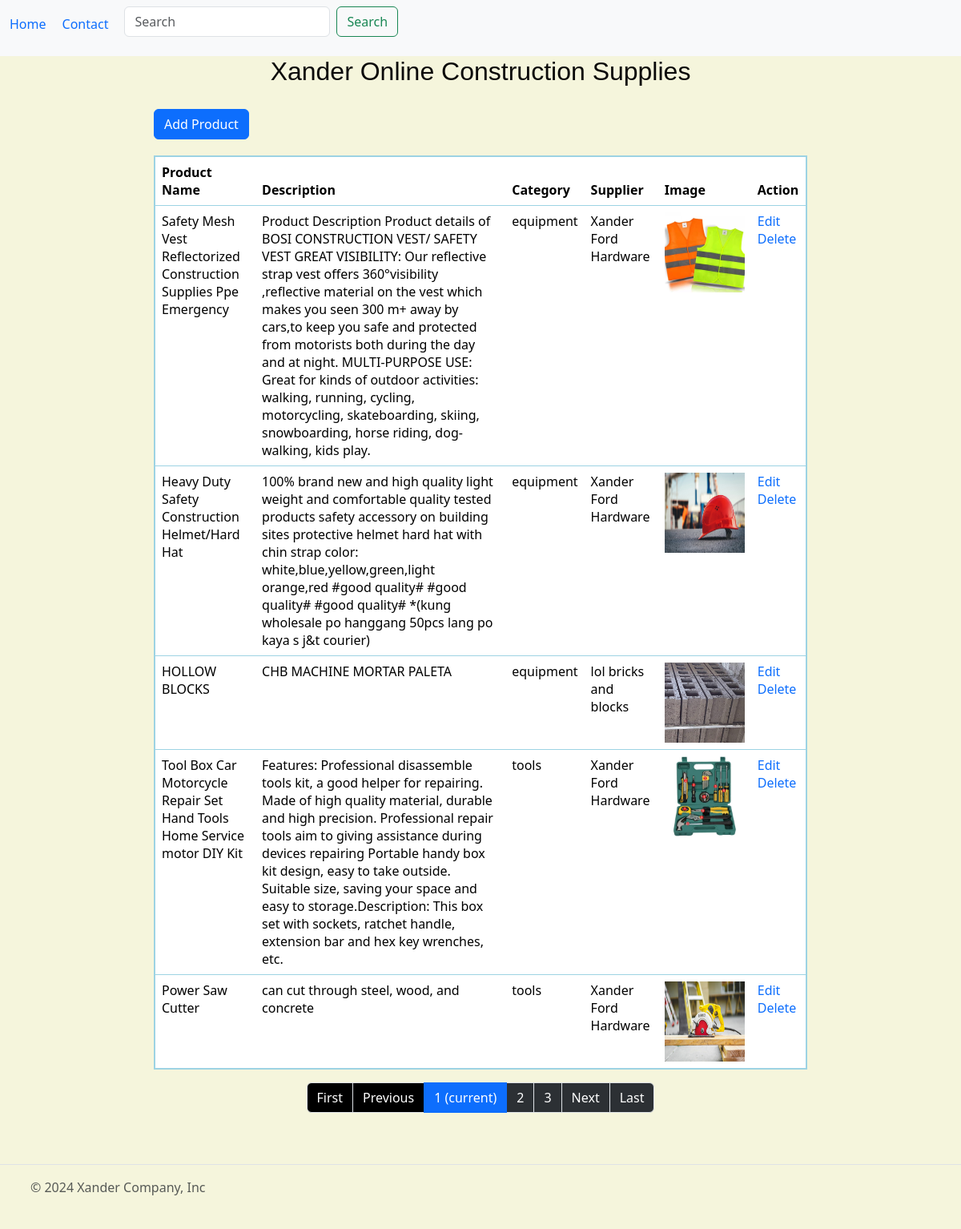
Before: / with the older database file.
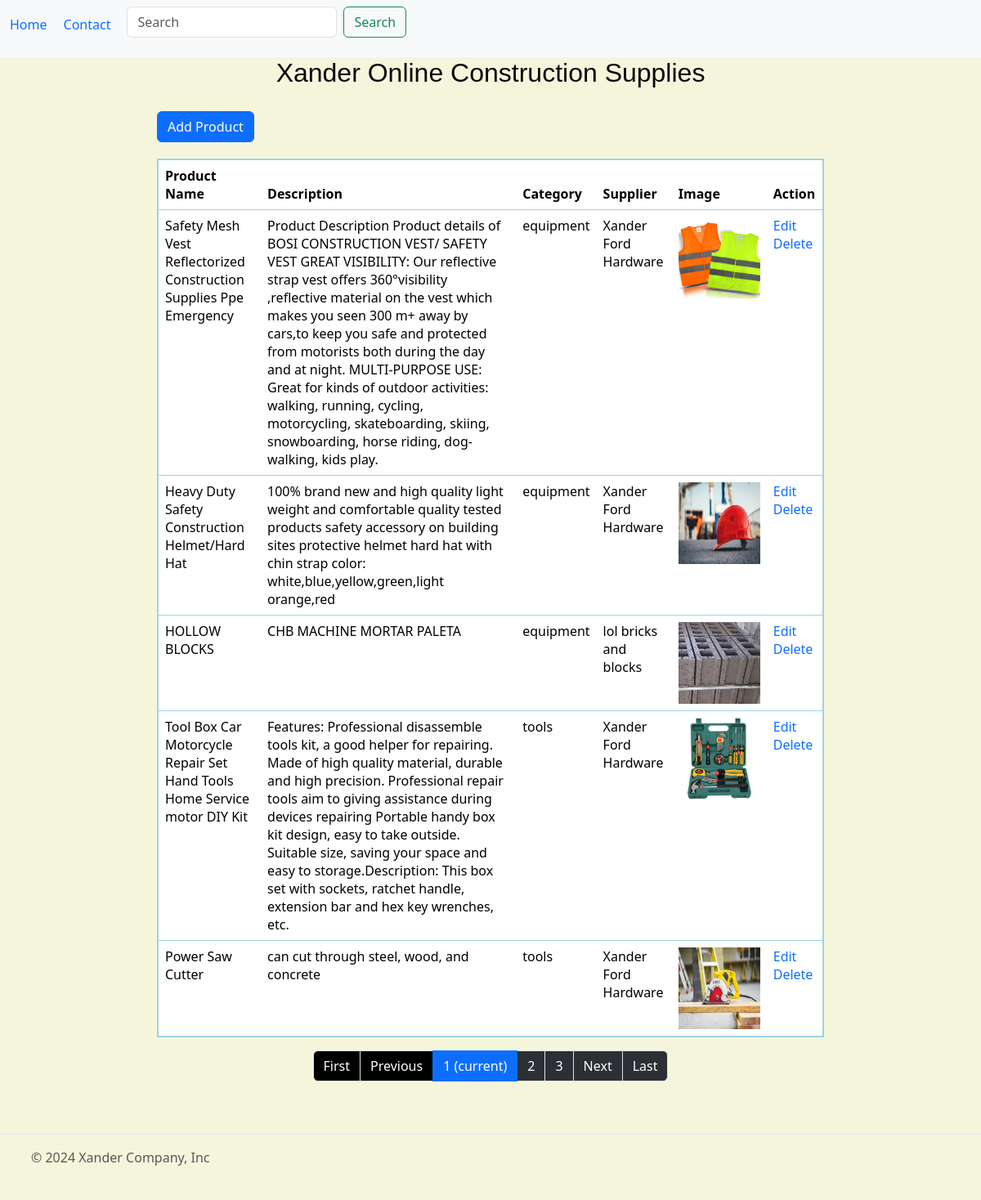
After: the same page with the newer database file.
### orders/models.py (models this page shows, shortened)
class BaseModel(models.Model):
    created_at = models.DateTimeField(auto_now_add=True)
    updated_at = models.DateTimeField(auto_now=True)
    class Meta:
        abstract = True

class Product(BaseModel):
    name = models.CharField(max_length=200)
    description = models.TextField()
    category = models.ForeignKey(Category, on_delete=models.CASCADE, null=True, blank=True)
    supplier = models.ForeignKey(Supplier, on_delete=models.CASCADE, null=True, blank=True)
    image = models.ImageField(upload_to='product_images/', null=True, blank=True)

class Category(BaseModel):
    name = models.CharField(max_length=50)
    def __str__(self):
        return self.name

class Supplier(BaseModel):
    name = models.CharField(max_length=100)
    contact_email = models.EmailField()
    def __str__(self):
        return self.name

### orders/views.py (the view)
# urls.py: path('', ProductListView.as_view(), name='product_list'),
class ProductListView(ListView):
    template_name = 'product_list.html'
    paginate_by = 5
    model = Product
    context_object_name = 'products'

### orders/templates/product_list.html (shortened to what this page needs)
{% extends 'base.html'%}
{% block body %}
{% include 'includes/header.html' %}
<h2>Xander Online Construction Supplies</h2>
<section class="container" style="width:70%;margin:auto;">
    <a class='btn btn-primary' style='margin:20px 0;' href="{% url 'create-list' %}"> Add Product</a>
    <table class="table table-hover">
        <thead>
            <tr>
                <th class="font-weight-bold"> Product Name</th>
                <th class="font-weight-bold"> Description</th>
                <th class="font-weight-bold"> Category</th>
                <th class="font-weight-bold"> Supplier </th>
                <th class="font-weight-bold"> Image </th>
                <th class="font-weight-bold" colspan=""> Action </th>
            </tr>
        </thead>
        <tbody>
            {% for product in products %}
            <tr>
                <th class="font-weight-normal">
                    {{ product.name}}
                </th>
                <th class="font-weight-normal">
                    {{product.description}}
                </th>
                <th class="font-weight-normal">
                    {{product.category}}
                </th>
                <th class="font-weight-normal">
                    {{product.supplier}}
                </th>
                <th class="font-weight-normal">
                    {% if product.image %}
                    <img src="{{ product.image.url }}" alt="{{ product.name }}" width="100" height="100">
                    {% endif %}
                </th>
                <th>
                    <a style='text-decoration: none;'href="{% url 'edit-product' product.pk %}"> Edit</a>
                    <a style='text-decoration: none;'href="{% url 'delete-product' product.pk %}">Delete</a>
                </th>
            </tr>
            {% endfor%}
        </tbody>
    </table>
</section>
<div class="container text-center" style="text-align:center; justify-content: center; display:flex;">
    {% include 'includes/pagination.html' %}
</div>
{% include 'includes/footer.html' %}
{%endblock%}

### orders/templates/base.html (shortened to what this page needs)
<html lang="en">
<head>
    <link href="https://cdn.jsdelivr.net/npm/bootstrap@5.3.2/dist/css/bootstrap.min.css" rel="stylesheet">
</head>
<body>
{% block body%}{% endblock %}
</body>
</html>

### orders/templates/includes/header.html
<nav class="navbar navbar-light bg-light">
    <div class="container-fluid">
      <form class="d-flex">
        <a href="{% url 'product_list'%}" style="margin-right:20px; margin-top: 10px; text-decoration: none;">Home</a>
        <a href="#" style="margin-right:20px; margin-top: 10px; text-decoration: none;">Contact</a>
        <input class="form-control me-2" type="search" placeholder="Search" aria-label="Search">
        <button class="btn btn-outline-success" type="submit">Search</button>
      </form>
    </div>
  </nav>

### orders/templates/includes/pagination.html
{% if is_paginated %}
    <nav aria-label="Topics pagination" class="mb-4">
        <ul class="pagination">
            {% if page_obj.number > 1 %}
                <li class="page-item">
                    <a class="page-link" style='background-color:#2c3034;color:white' href="?page=1">First</a>
                </li>
            {% else %}
                <li class="page-item disabled">
                    <span class="page-link" style='background-color:black;color:white'>First</span>
                </li>
            {% endif %}
            {% if page_obj.has_previous %}
                <li class="page-item">
                    <a class="page-link" style='background-color:#2c3034;color:white' href="?page={{ page_obj.previous_page_number }}">Previous</a>
                </li>
            {% else %}
                <li class="page-item disabled">
                    <span class="page-link" style='background-color:black;color:white'>Previous</span>
                </li>
            {% endif %}
            {% for page_num in paginator.page_range %}
                {% if page_obj.number == page_num %}
                    <li class="page-item active">
                        <span class="page-link">
                            {{ page_num }}
                            <span class="sr-only">(current)</span>
                        </span>
                    </li>
                {% elif page_num > page_obj.number|add:'-3' and page_num < page_obj.number|add:'3' %}
                    <li class="page-item">
                        <a class="page-link" href="?page={{ page_num }}" style='background-color:#2c3034;color:white'>{{ page_num }}</a>
                    </li>
                {% endif %}
            {% endfor %}
            {% if page_obj.has_next %}
                <li class="page-item">
                    <a class="page-link" style='background-color:#2c3034;color:white' href="?page={{ page_obj.next_page_number }}">Next</a>
                </li>
            {% else %}
                <li class="page-item disabled">
                    <span class="page-link" style='background-color:#020202;color:white'>Next</span>
                </li>
            {% endif %}
            {% if page_obj.number != paginator.num_pages %}
                <li class="page-item">
                    <a class="page-link" style='background-color:#2c3034;color:white' href="?page={{ paginator.num_pages }}">Last</a>
                </li>
            {% else %}
                <li class="page-item disabled">
                    <span class="page-link" style='background-color:black;color:white'>Last</span>
                </li>
            {% endif %}
        </ul>
    </nav>
{% endif %}

### orders/templates/includes/footer.html
<footer class="d-flex flex-wrap justify-content-between align-items-center py-3 my-4 border-top">
    <div class="col-md-4 d-flex align-items-center">
      <a href="/" class="mb-3 me-2 mb-md-0 text-muted text-decoration-none lh-1">
        <svg class="bi" width="30" height="24"><use xlink:href="#bootstrap"></use></svg>
      </a>
      <span class="mb-3 mb-md-0 text-muted">© 2024 Xander Company, Inc</span>
    </div>
</footer>

### orders/templates/base.html (style rules this page uses)
body { background-color: beige; }
h2 { text-align: center; font-family: Verdana, Geneva, Tahoma, sans-serif; color: rgb(10, 9, 9); }
table { border: 2px solid rgb(157, 211, 227) !important; }
tbody tr th { font-family: 'Segoe UI', Tahoma, Geneva, Verdana, sans-serif !important; font-weight: 500 !important; }

Changed rows visible on the page:
changed Product "Heavy Duty Safety Construction Helmet/Hard Hat": description "…strap color: white,blue,yellow,green,light orange,red #good quality# #good quality# #good quality# *(kung wholesale po hanggang 50pcs lang po kaya s j&t courier)" → "…strap color: white,blue,yellow,green,light orange,red"
